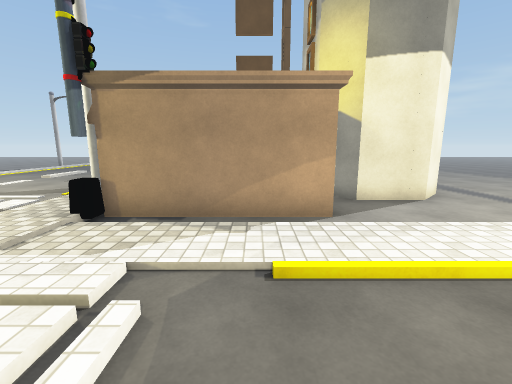
View 1 (above)

16 first-person views from a walk through a scene from a Unity 3-D project. The camera is 1.5 m above the floor, tilts 10° down and sees 90° across. The floor is counted in squares, 1 m on a side. Each view is taken from the middle of a square. On the plan, view 1 faces up. The plan holds only what a view shows up to about 13 squares ahead; the rest is blank. The place goes on beyond the plan. Some surface patterns are stand-ins.

View 2
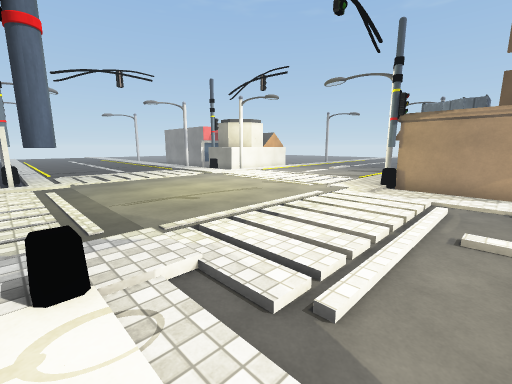

View 3
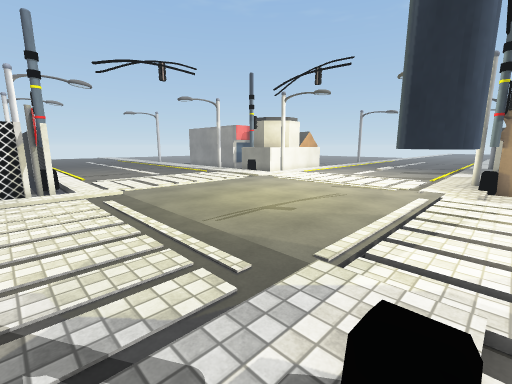

View 4
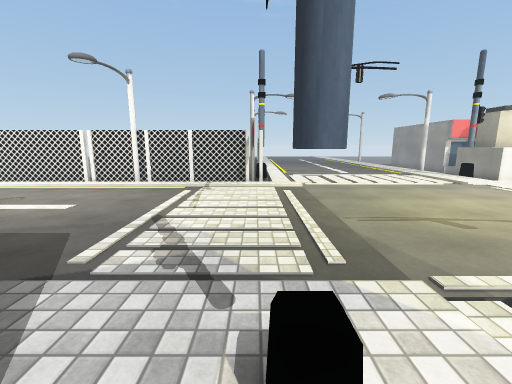

View 5
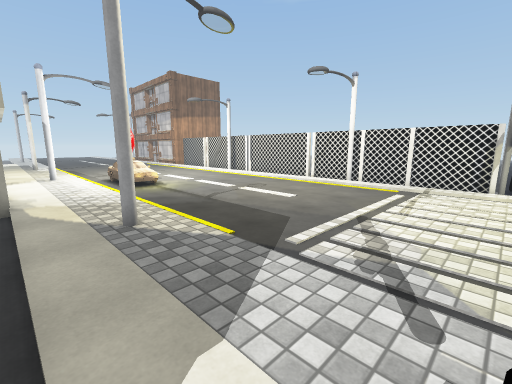

View 6
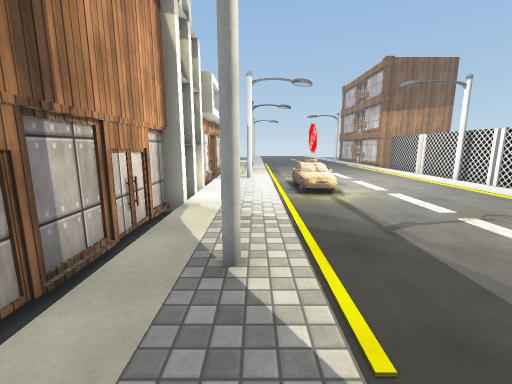

View 7
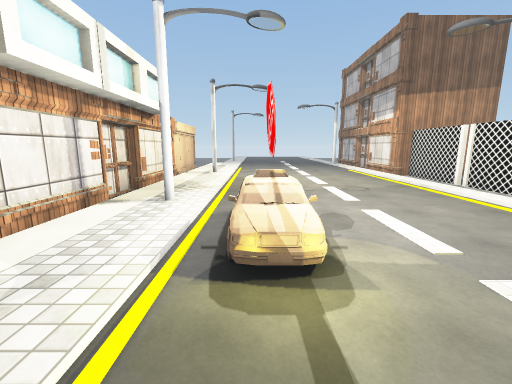

View 8
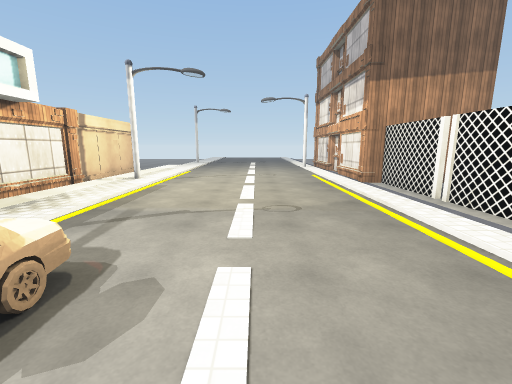

View 9
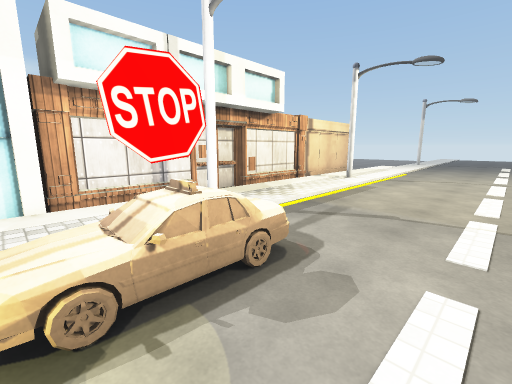

View 10
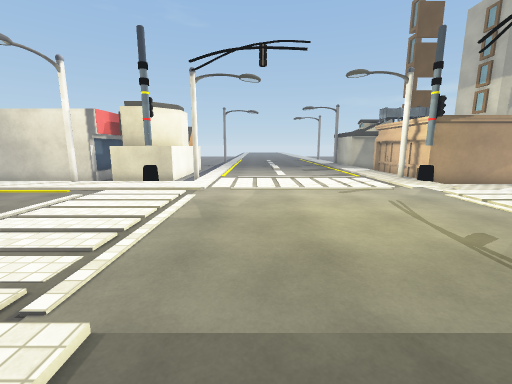

View 11
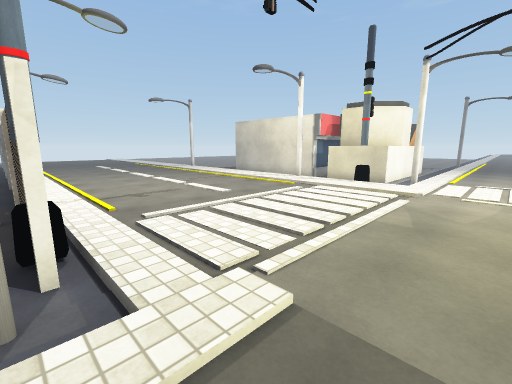

View 12
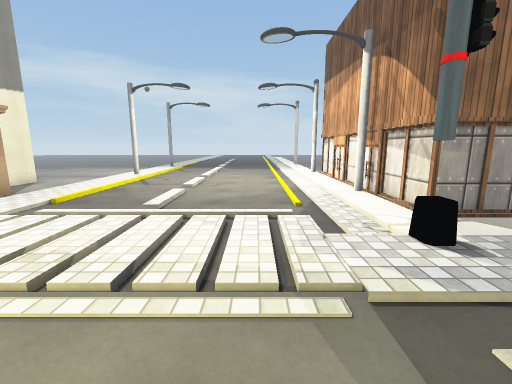

View 13
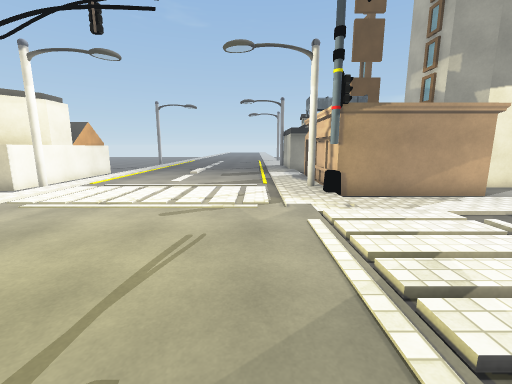

View 14
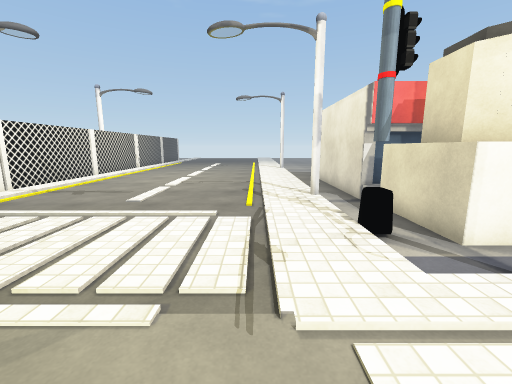

View 15
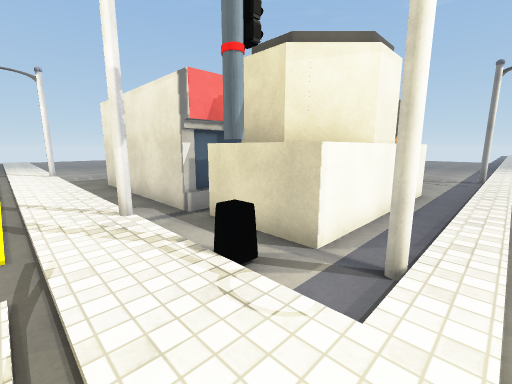

View 16
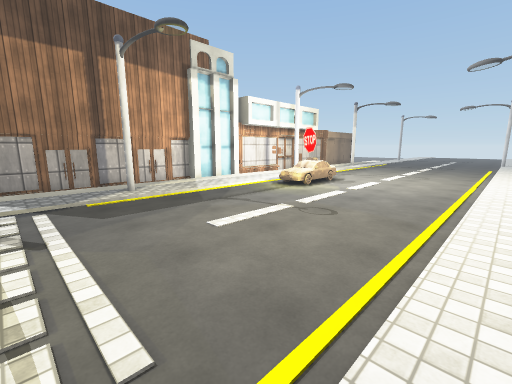

### Floor plan
Key: @ floor where view 1 was taken; # wall or solid block; x gap in a wall; . main floor; : floor 0.25 m higher than the main floor; / step, stairs or slope; = window, fence, low wall or low ledge; B building; S streetlight; T taxi; O other object.
Columns run from 22 left of view 1 to 4 right of it. Each row starts with its distance up from view 1.
  8     O OO.:.......::       B
  7    #OOOO.:.::::::::#     BB
  6 ####....S:..::::::S#  ###..
  5 ///S///=/:..::::::=#.......
  4 ::::::::::..:::::::........
  3 ..................///./////
  2 ......::::........////.....
  1 ......::::........////.....
  0 ......::::........////@////
 -1 ......::::........:::/.....
 -2 ......::::........:::/.....
 -3 .........:........////.....
 -4 ......:::/........:///.....
 -5 ::::::::::........::.......
 -6 ###S#####/:::::::.:#:::S:::
 -7        # /:::::::.::/######
 -8        # /:::::::.::/#
 -9        # /:.......::##
-10        # /:.......::##
-11        # /:.......S:/#
-12        #S/:.......::##
-13        # /:.......::##
-14        x /:.......::/#
-15        # /:.......::OO
-16        # /:.......::O
-17        # /:.....O.::O
-18        # /:....TT.::##
-19        # /:....TT.::/#
-20        # /:....TT.::/#
-21        #S/:.......S:/#
-22        #./:.......::/#
-23        #./:.......::/#
-24        #./:.......::/#
-25        x./:.......::/#
-26        #./:.......::/#
-27        #./:.......::/#
-28        #./:.......S:##

Positions as (right, up) in squares from view 1, and headings:
1: (0, 0), facing up
2: (0, -6), facing up-left
3: (-3, -7), facing up-left
4: (-2, -6), facing left
5: (-2, -6), facing down-left
6: (-4, -8), facing down
7: (-6, -14), facing down
8: (-9, -17), facing down
9: (-9, -17), facing down-right
10: (-11, -6), facing up
11: (-11, -6), facing up-left
12: (-7, -3), facing right
13: (-6, -3), facing up
14: (-11, 3), facing left
15: (-13, 3), facing up-left
16: (-13, -8), facing down-right
